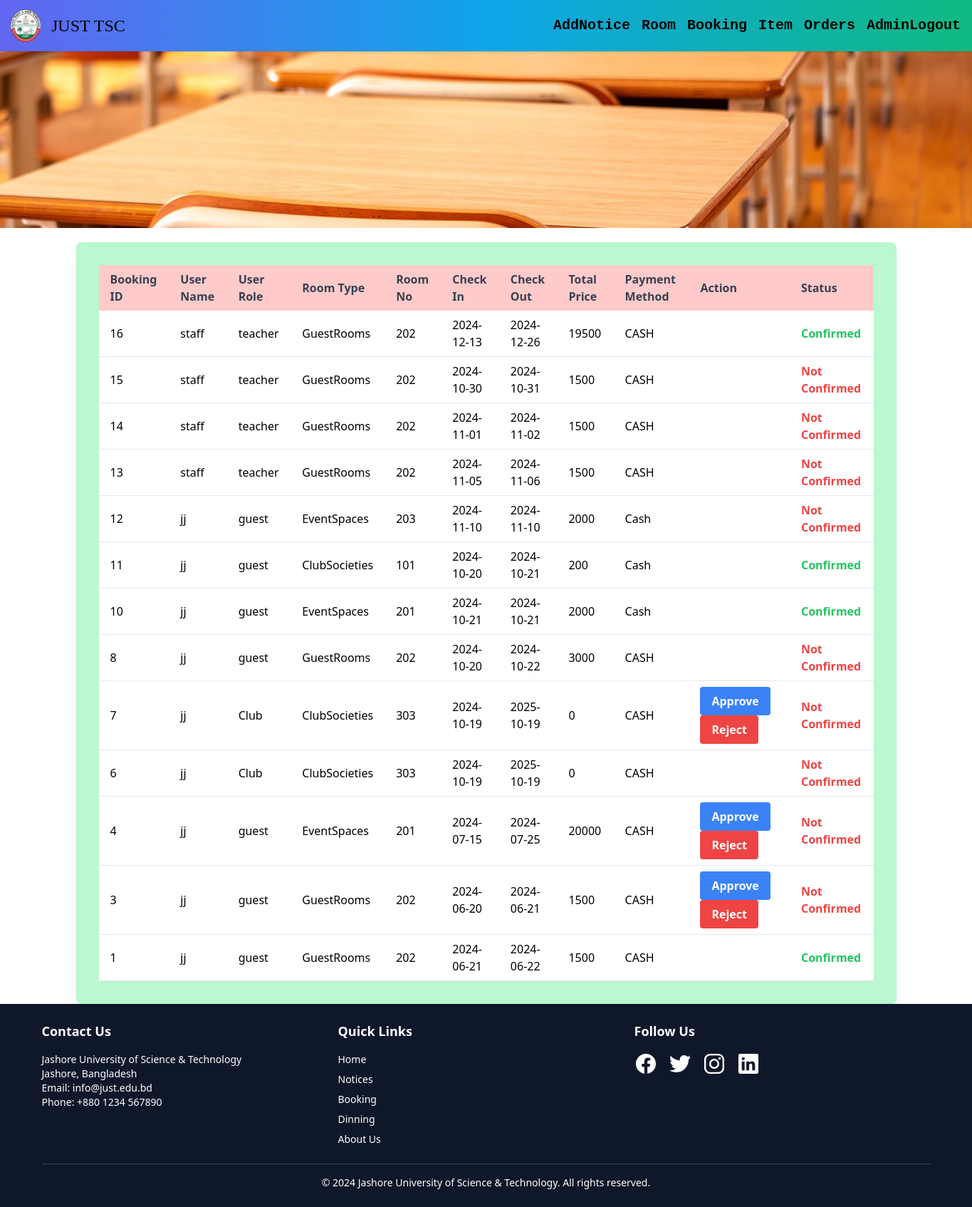
Before: /Booking_list/ (signed in) with the older database file.
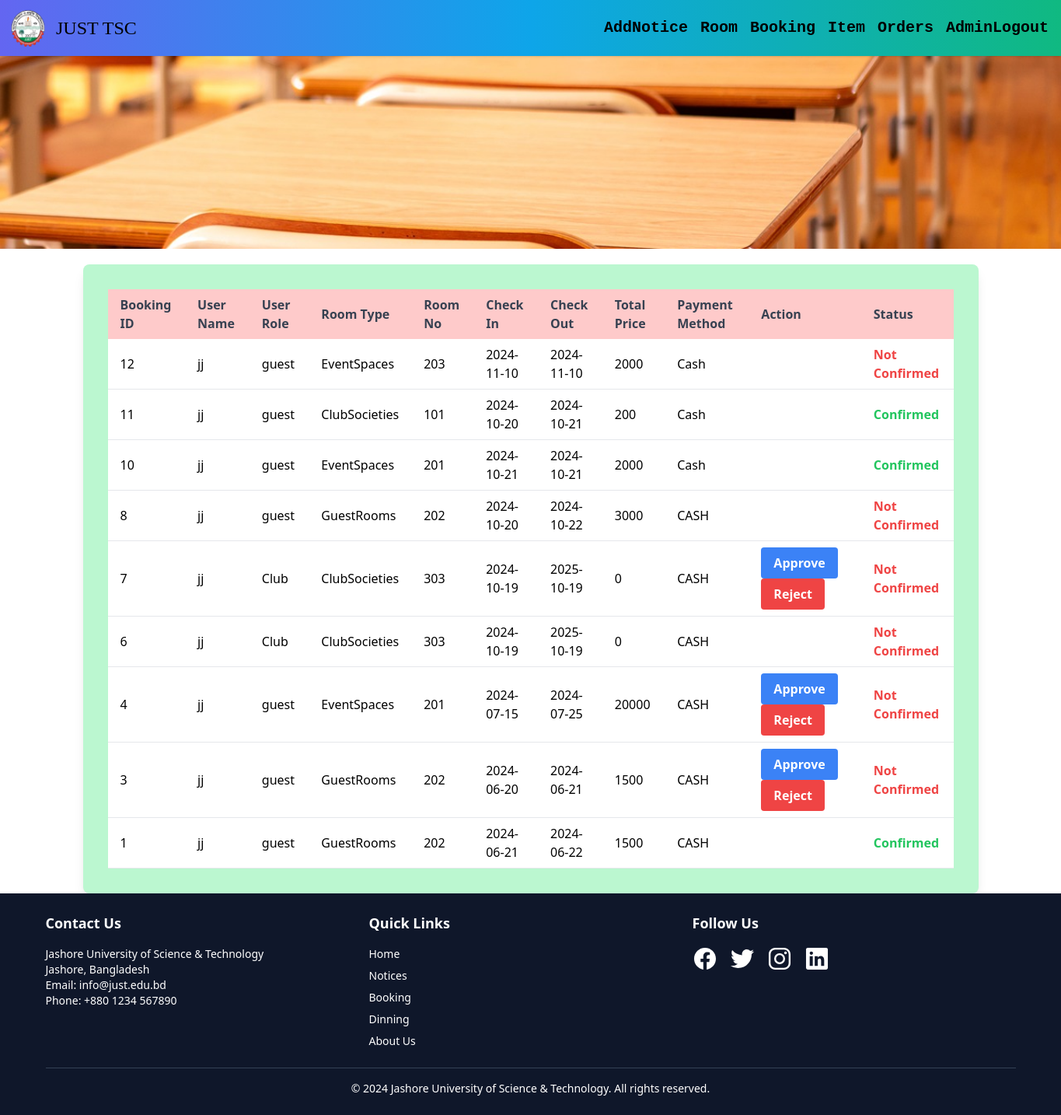
After: the same page with the newer database file.
### TSC/models.py (models this page shows, shortened)
class Booking(models.Model):
    PAYMENT_CHOICES = [
        ('CASH', 'CASH'),
        ('E-Payment', 'E-Payment'),
    ]
    booking_id = models.AutoField(primary_key=True)
    user=models.ForeignKey(settings.AUTH_USER_MODEL,on_delete=models.CASCADE)
    email = models.EmailField()
    room = models.ForeignKey(Room, on_delete=models.SET_NULL,null=True,blank=True)
    check_in=models.DateTimeField()
    check_out=models.DateTimeField()
    tot_price=models.IntegerField(default=0)
    payment_method = models.CharField(max_length=10, choices=PAYMENT_CHOICES, default='CASH')
    confirmed = models.IntegerField(default=0)
    role=models.CharField(max_length=10,default="Student")

class Room(models.Model):
    current_status=[
        ('Available for booking','Available for booking'),
        ('Not available currently','Not available currently'),
        ('Not for Booking','Not for booking'),
    ]
    room=models.CharField(max_length=50)
    roomtype = models.ForeignKey(Room_Type, on_delete=models.SET_NULL,null=True,blank=True)
    capacity=models.IntegerField(default=0)
    status = models.CharField(null=True,blank=True,max_length=50, choices=current_status)
    description=models.TextField(null=True,blank=True)
    img=models.FileField(upload_to='img')
    price=models.IntegerField(default=0)
    def __str__(self) -> str:
        return self.room

class Room_Type(models.Model):
    roomtype = models.CharField(max_length=100)
    def __str__(self):
        return self.roomtype

### TSC/views.py (the view)
# urls.py: path('Booking_list/',views.Booking_list,name="Booking_list"),
@user_passes_test(is_admin, login_url='/')
def Booking_list(request):
    booking_list=Booking.objects.all().order_by('-booking_id')
    return render(request,'Booking_list.html',{'booking_list':booking_list,'page_name':"BOOKING LIST"})

### TSC/views.py (called while the page is built)
def is_admin(user):
    return user.is_authenticated and user.is_staff

### templates/Booking_list.html (shortened to what this page needs)
{% extends "image.html" %}
{% block first %}
<div class="container mx-auto mt-5">
    <form class="w-full sm:max-w-lg md:max-w-2xl lg:max-w-10xl xl:max-w-6xl mx-auto bg-green-200 p-8 rounded-lg shadow-lg" method="POST" enctype="multipart/form-data">
        <table class="w-full text-left table-auto">
            <thead>
                <tr class="bg-red-200 text-gray-700">
                    <th scope="col" class="px-4 py-2">Booking ID</th>
                    <th scope="col" class="px-4 py-2">User Name</th>
                    <th scope="col" class="px-4 py-2">User Role</th>
                    <th scope="col" class="px-4 py-2">Room Type</th>
                    <th scope="col" class="px-4 py-2">Room No</th>
                    <th scope="col" class="px-4 py-2">Check In</th>
                    <th scope="col" class="px-4 py-2">Check Out</th>
                    <th scope="col" class="px-4 py-2">Total Price</th>
                    <th scope="col" class="px-4 py-2">Payment Method</th>
                    <th scope="col" class="px-4 py-2">Action</th>
                    <th scope="col" class="px-4 py-2">Status</th>
                </tr>
            </thead>
            <tbody>
                {% for bl in booking_list %}
                <tr class="bg-white border-b border-gray-200">
                    <td class="px-4 py-2">{{ bl.booking_id }}</td>
                    <td class="px-4 py-2">{{ bl.user }}</td>
                    <td class="px-4 py-2">{{ bl.role }}</td>
                    <td class="px-4 py-2">{{ bl.room.roomtype }}</td>
                    <td class="px-4 py-2">{{ bl.room }}</td>
                    <td class="px-4 py-2">{{ bl.check_in|date:"Y-m-d" }}</td>
                    <td class="px-4 py-2">{{ bl.check_out|date:"Y-m-d" }}</td>
                    <td class="px-4 py-2">{{ bl.tot_price }}</td>
                    <td class="px-4 py-2">{{ bl.payment_method }}</td>
                    {% if bl.confirmed == 0 %}
                    <td class="px-4 py-2">
                        <a href="{% url 'approve_booking' bl.booking_id %}" class="inline-block bg-blue-500 hover:bg-blue-700 text-white font-bold py-2 px-4 rounded mr-2 transition duration-200" onclick="return confirm('Are you sure you want to approve this booking?');">Approve</a>
                        <a href="{% url 'reject_booking' bl.booking_id %}" class="inline-block bg-red-500 hover:bg-red-700 text-white font-bold py-2 px-4 rounded transition duration-200" onclick="return confirm('Are you sure you want to reject this booking?');">Reject</a>
                    </td>
                    {% else %}
                    <td class="px-4 py-2"></td>
                    {% endif %}
                    {% if bl.confirmed == 1 %}
                    <td class="px-4 py-2 text-green-500 font-semibold">Confirmed</td>
                    {% else %}
                    <td class="px-4 py-2 text-red-500 font-semibold">Not Confirmed</td>
                    {% endif %}
                </tr>
                {% endfor %}
            </tbody>
        </table>
    </form>
</div>
{% endblock %}

Changed rows visible on the page:
removed Booking: booking_id "16", user "staff", role "teacher", room.roomtype "GuestRooms", room "202", check_in "2024-12-13", check_out "2024-12-26", tot_price "19500", payment_method "CASH", confirmed "Confirmed"
removed Booking: booking_id "15", user "staff", role "teacher", room.roomtype "GuestRooms", room "202", check_in "2024-10-30", check_out "2024-10-31", tot_price "1500", payment_method "CASH", confirmed "Not Confirmed"
removed Booking: booking_id "14", user "staff", role "teacher", room.roomtype "GuestRooms", room "202", check_in "2024-11-01", check_out "2024-11-02", tot_price "1500", payment_method "CASH", confirmed "Not Confirmed"
removed Booking: booking_id "13", user "staff", role "teacher", room.roomtype "GuestRooms", room "202", check_in "2024-11-05", check_out "2024-11-06", tot_price "1500", payment_method "CASH", confirmed "Not Confirmed"
